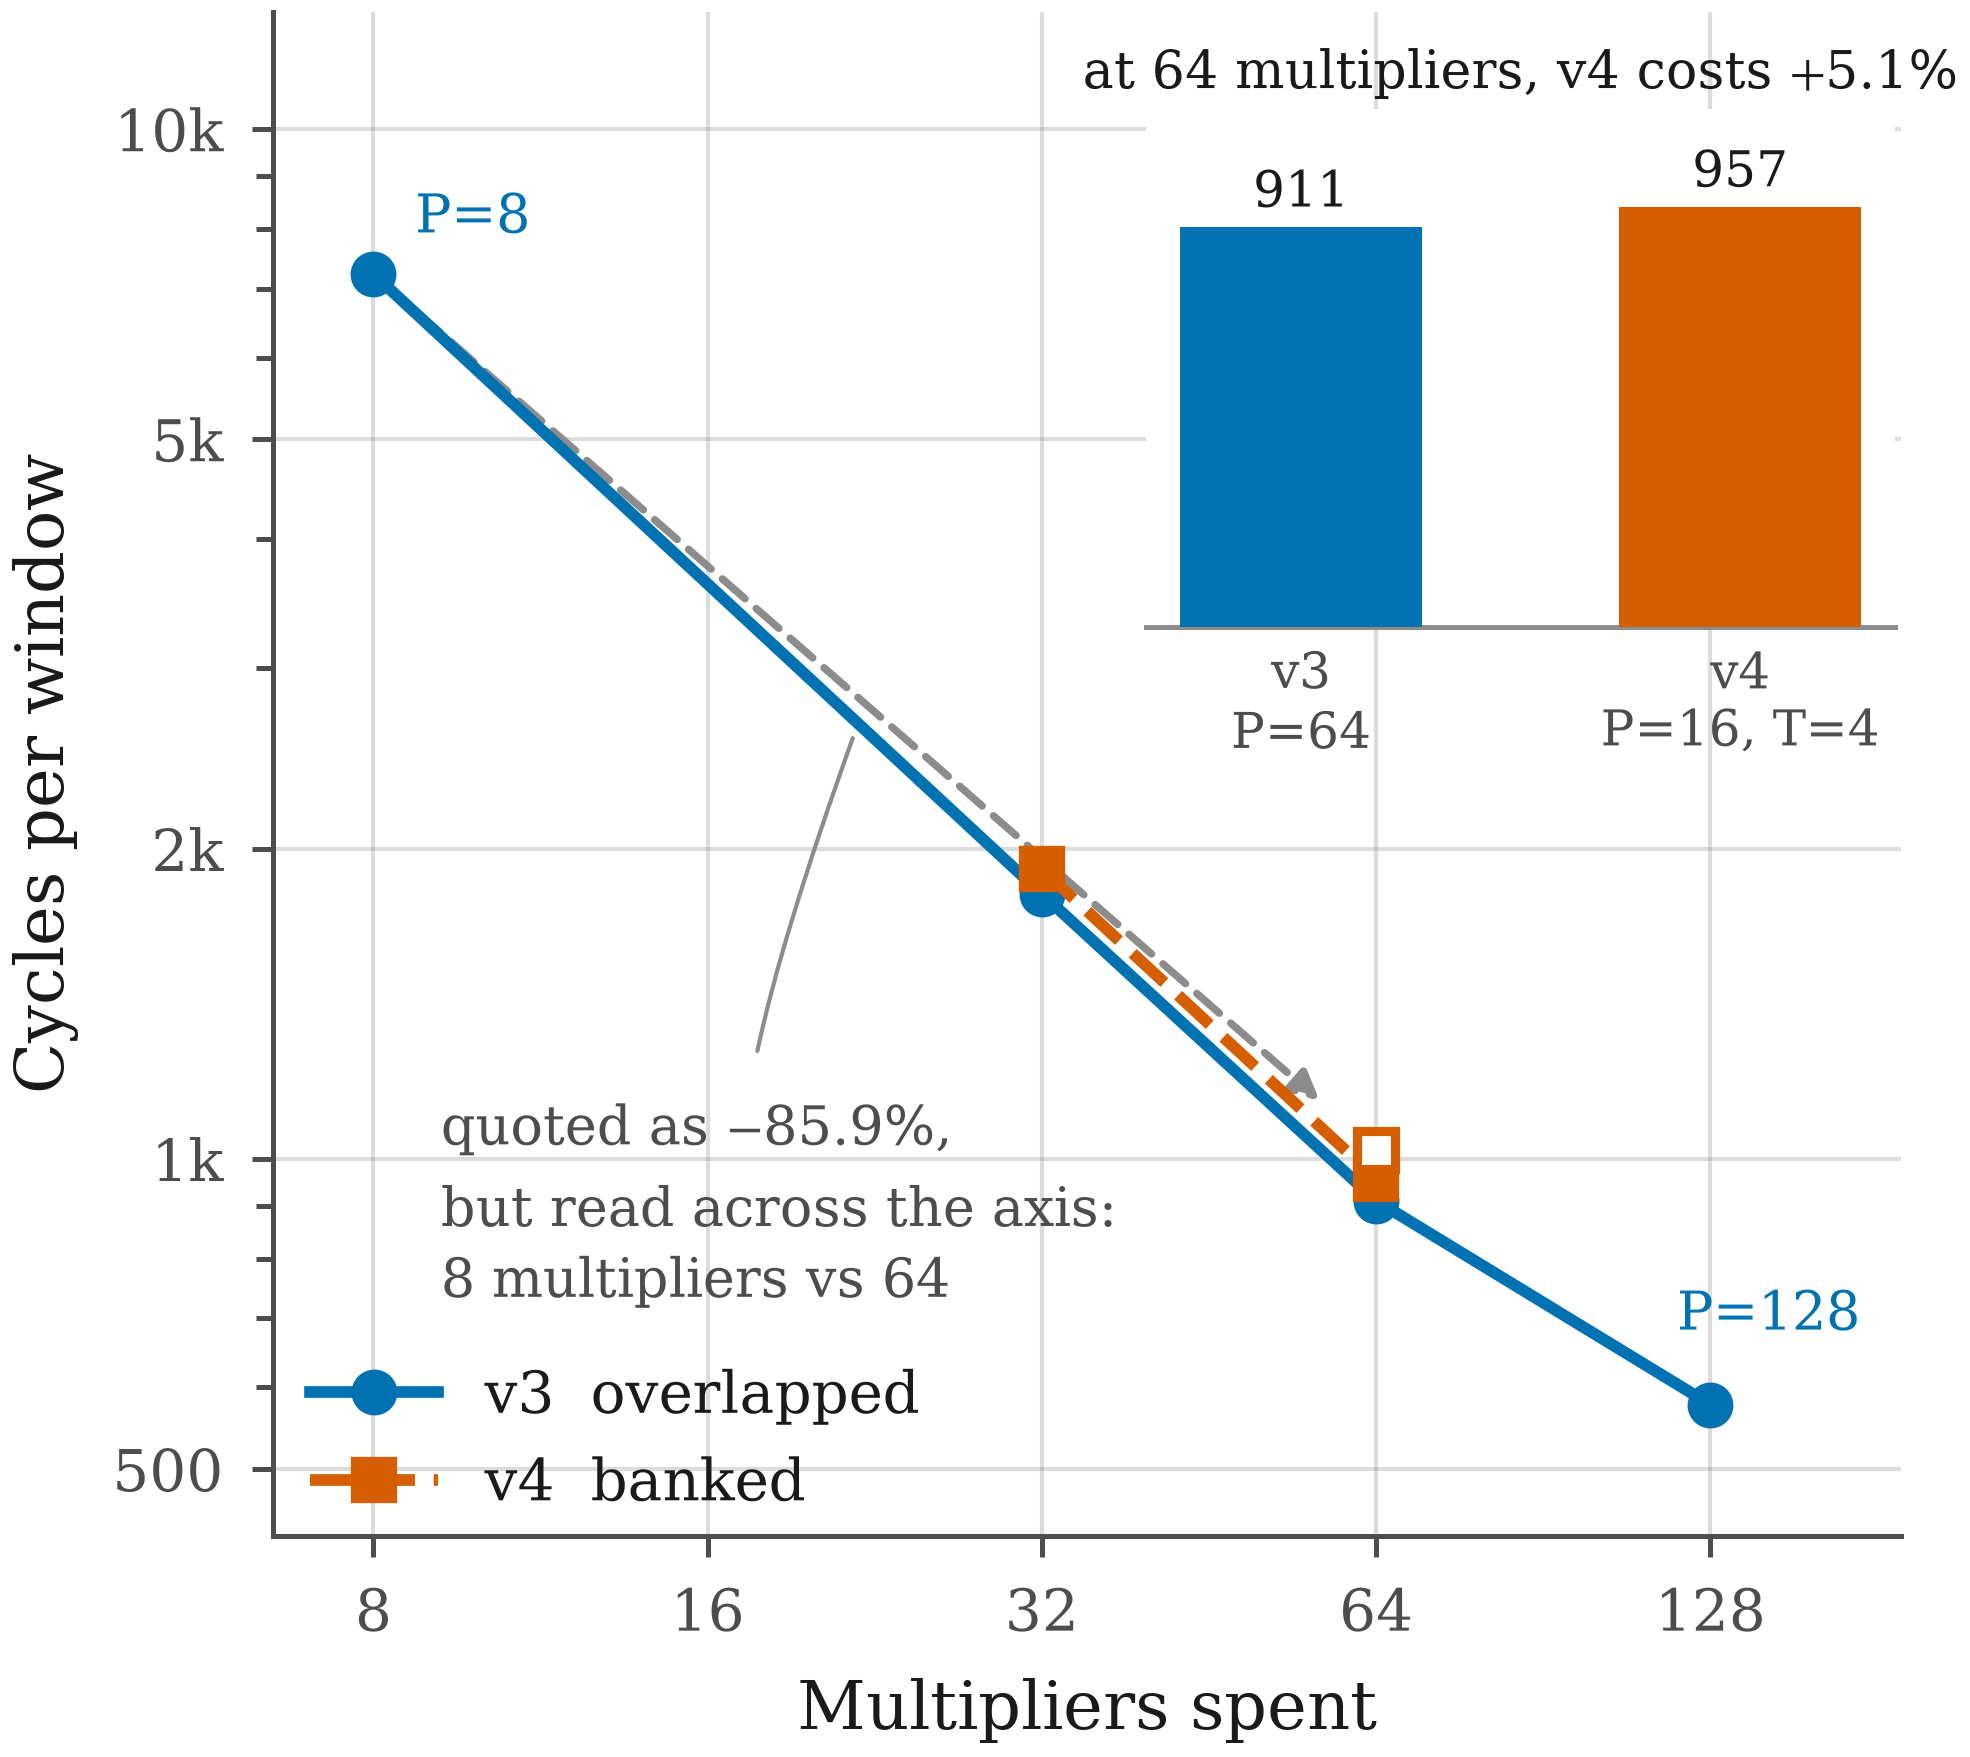

Source code (Python):
"""Figure 2 -- why the headline speedup was an artifact of the comparison.

The one figure the paper rests on. Cycles per window against the number of
multipliers a configuration spends. Both architectures lie on nearly the same
curve, so a speedup quoted between two different x positions measures the budget,
not the design. The inset reads the same data vertically, at one budget, where
the two are within a few percent and the ordering is the other way round.
"""
import matplotlib.pyplot as plt
from matplotlib.patches import FancyArrowPatch
from mpl_toolkits.axes_grid1.inset_locator import inset_axes

import data
import paperstyle as ps

ps.use_paper_style()

fig, ax = plt.subplots(figsize=(ps.COL_W, 3.3))

# ---- v3: one configuration per budget, so a single curve ----
ax.plot([m for m, _, _, _ in data.V3_POINTS],
        [c for _, c, _, _ in data.V3_POINTS], zorder=3, **ps.V3)

# ---- v4: the best configuration at each budget forms the curve ----
best_v4 = {}
for mult, cyc, _, lab in data.V4_POINTS:
    if mult not in best_v4 or cyc < best_v4[mult][0]:
        best_v4[mult] = (cyc, lab)
v4_x = sorted(best_v4)
ax.plot(v4_x, [best_v4[m][0] for m in v4_x], zorder=3, **ps.V4)

# The other 64-multiplier v4 configuration, hollow so it reads as secondary.
for m, c, _, l in data.V4_POINTS:
    if best_v4[m][0] != c:
        ax.plot([m], [c], marker="s", markersize=4.5, markerfacecolor=ps.SURFACE,
                markeredgecolor=ps.VERM, markeredgewidth=1.1,
                linestyle="none", zorder=4)

# ---- the comparison originally reported: it reads across the x axis ----
ax.add_patch(FancyArrowPatch(data.UNFAIR_FROM, data.UNFAIR_TO,
                             arrowstyle="-|>", mutation_scale=7,
                             color=ps.MUTED, linewidth=0.9, linestyle=(0, (4, 2)),
                             shrinkA=7, shrinkB=9, zorder=2))
ax.annotate(f"quoted as $-${data.UNFAIR_PCT:.1f}%,\nbut read across the axis:\n"
            "8 multipliers vs 64",
            xy=(22, 2700), xytext=(9.2, 900), ha="left", va="center",
            fontsize=6.5, color=ps.INK2, linespacing=1.4,
            arrowprops=dict(arrowstyle="-", color=ps.MUTED, linewidth=0.5,
                            shrinkA=3, shrinkB=3,
                            connectionstyle="angle3,angleA=0,angleB=70"))

# ---- selective direct labels, not one on every point ----
for m, c, _, lab in data.V3_POINTS:
    if lab in ("P=8", "P=128"):
        ax.annotate(lab, (m, c), textcoords="offset points",
                    xytext=(5, 5) if lab == "P=8" else (-4, 9),
                    fontsize=6.5, color=ps.BLUE)

ax.set_xscale("log", base=2)
ax.set_yscale("log")
ax.set_xticks([8, 16, 32, 64, 128])
ax.set_xticklabels(["8", "16", "32", "64", "128"])
ax.set_yticks([500, 1000, 2000, 5000, 10000])
ax.set_yticklabels(["500", "1k", "2k", "5k", "10k"])
ax.set_xlim(6.5, 190)
ax.set_ylim(430, 13000)
ax.set_xlabel("Multipliers spent")
ax.set_ylabel("Cycles per window")
ps.recessive_axes(ax, grid_axis="both")
ax.legend(loc="lower left", bbox_to_anchor=(-0.01, -0.02))

# ---- inset: the same data read vertically, at one budget ----
axi = inset_axes(ax, width="46%", height="34%", loc="upper right",
                 bbox_to_anchor=(0.0, -0.06, 1.0, 1.0),
                 bbox_transform=ax.transAxes, borderpad=0.1)
bars = [("v3\nP=64", data.FAIR_V3[1], ps.BLUE),
        ("v4\nP=16, T=4", data.FAIR_V4[1], ps.VERM)]
for i, (lab, val, col) in enumerate(bars):
    axi.bar(i, val, width=0.55, color=col, zorder=3)
    axi.annotate(f"{val:.0f}", (i, val), textcoords="offset points",
                 xytext=(0, 2.5), ha="center", fontsize=6, color=ps.INK)
axi.set_xticks([0, 1])
axi.set_xticklabels([b[0] for b in bars], fontsize=6, linespacing=1.2)
axi.set_ylim(0, 1180)
axi.set_yticks([])
axi.set_title(f"at 64 multipliers, v4 costs $+${data.FAIR_PCT:.1f}%",
              fontsize=6.3, color=ps.INK, pad=2.5)
for side in ("top", "right", "left"):
    axi.spines[side].set_visible(False)
axi.spines["bottom"].set_color(ps.MUTED)
axi.tick_params(axis="x", length=0, pad=1.5, colors=ps.INK2)
axi.set_facecolor(ps.SURFACE)

ps.save(fig, "fig2_iso_multiplier")
